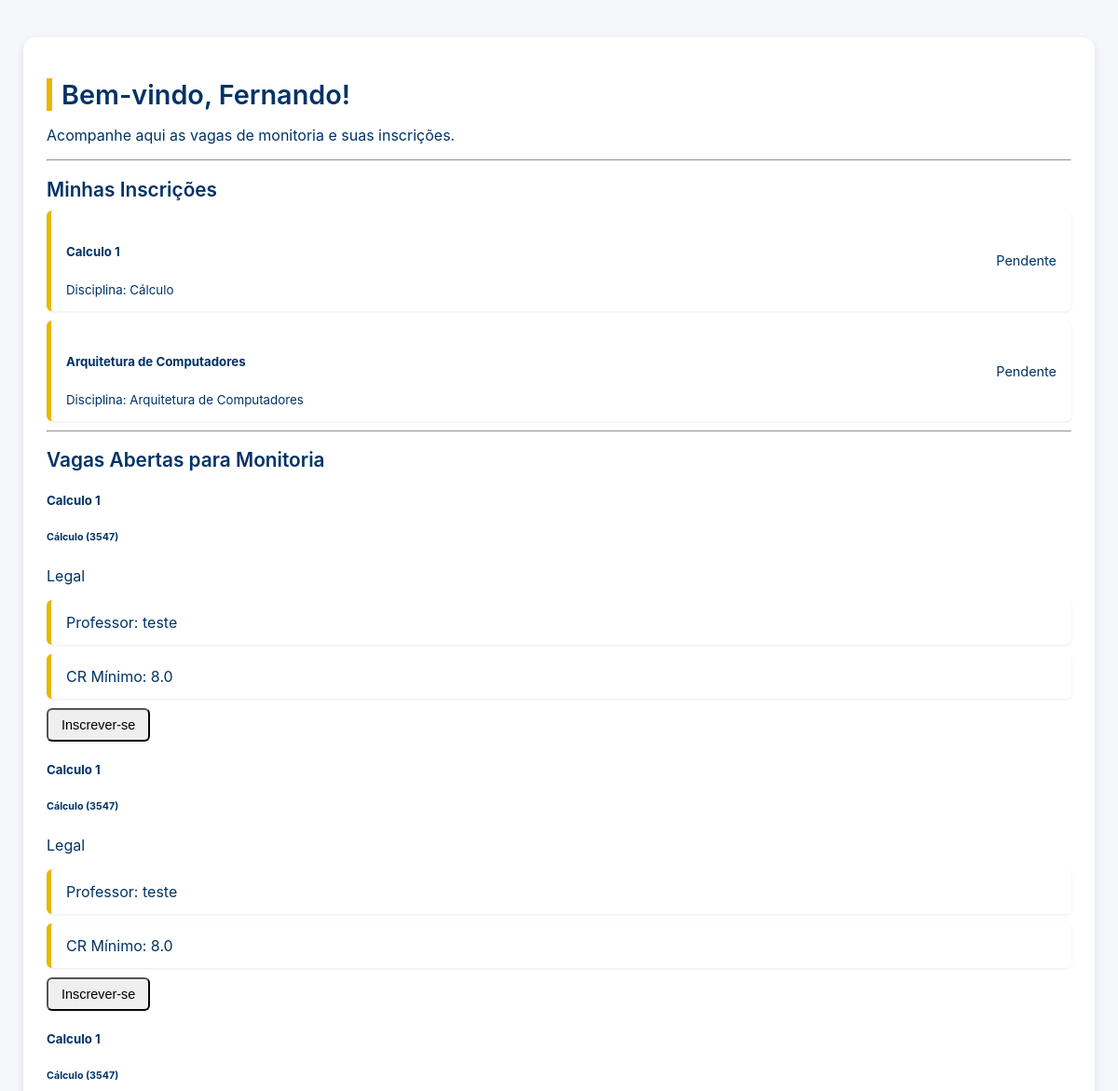
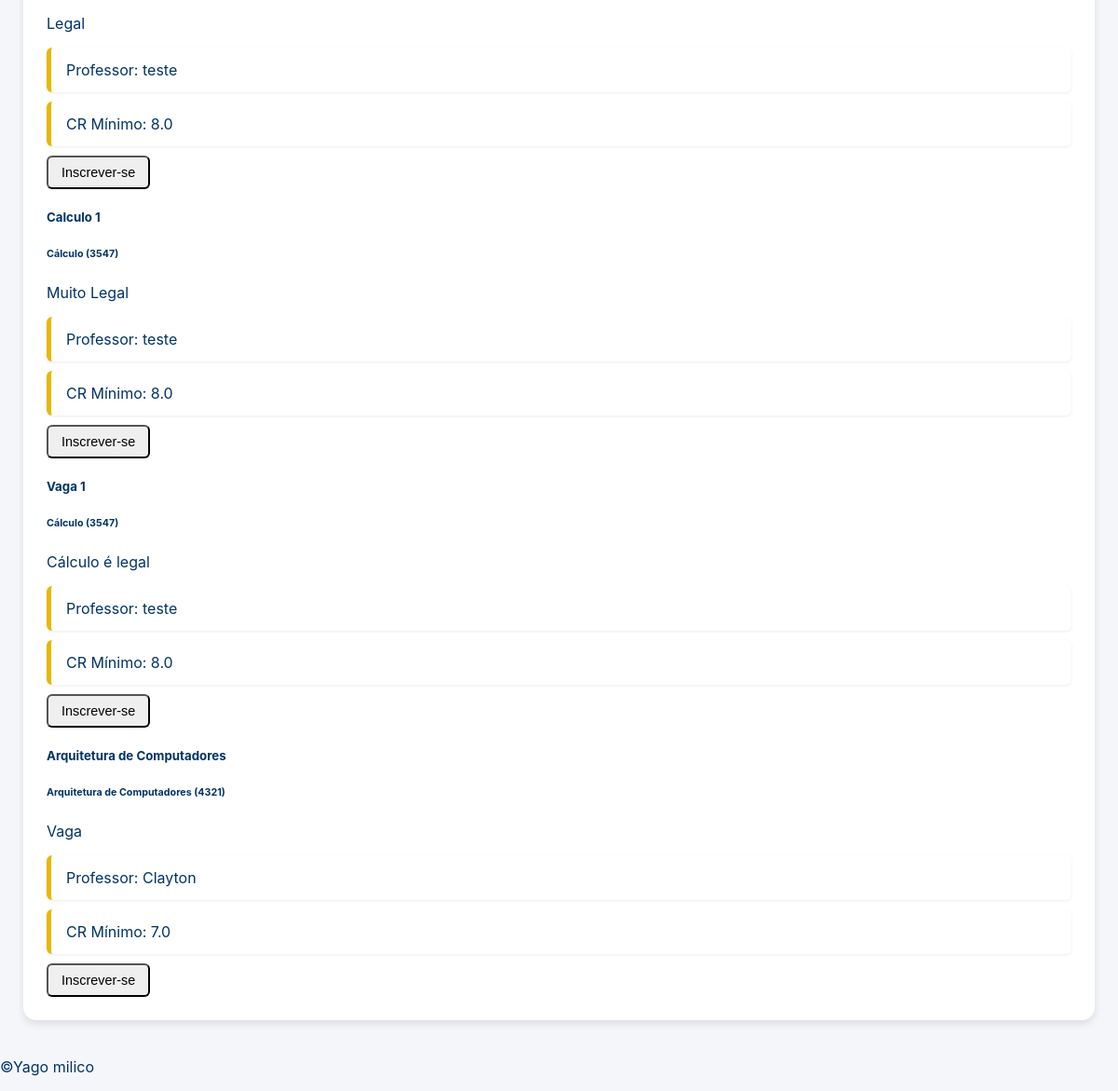
Screenshot of /dashboard/aluno/ (signed in) with the database file from the repository (2 pictures, top to bottom).
### core/models.py (models this page shows, shortened)
class Candidatura(models.Model):
    aluno = models.ForeignKey(Aluno, on_delete=models.CASCADE, related_name='candidaturas')
    vaga = models.ForeignKey(Vaga, on_delete=models.CASCADE, related_name='candidaturas')
    documento = models.FileField(upload_to='documentos/', null=True, blank=True)
    data_candidatura = models.DateTimeField(auto_now_add=True)
    STATUS_CHOICES = (
        ('pendente', 'Pendente'),
        ('aprovada', 'Aprovada'),
        ('rejeitada', 'Rejeitada'),
    )
    status = models.CharField(
        max_length=20,
        choices=STATUS_CHOICES,
        default='pendente'  # A lógica que você pediu!
    )
    class Meta:
        unique_together = ('aluno', 'vaga')

class Vaga(models.Model):
    nome = models.CharField(max_length=100)
    crminimo = models.FloatField()
    disciplina = models.ForeignKey(Disciplina, on_delete=models.CASCADE, related_name='vagas')
    professor = models.ForeignKey(Professor, on_delete=models.CASCADE, related_name='vagas_criadas')
    STATUS_CHOICES = (
        ('aberta', 'Aberta'),
        ('fechada', 'Fechada'),
    )
    statusvaga = models.CharField(max_length=20, choices=STATUS_CHOICES, default='aberta')
    descricao = models.TextField(blank=True) # Adicionei descrição

class Disciplina(models.Model):
    nome = models.CharField(max_length=100)
    codigo = models.CharField(max_length=20, unique=True)
    professor = models.ForeignKey(Professor, on_delete=models.SET_NULL, null=True, related_name='disciplinas')
    cargaHoraria = models.IntegerField()
    ementa = models.TextField(blank=True)

class Professor(models.Model):
    user = models.OneToOneField(User, on_delete=models.CASCADE, related_name='professor_profile')
    cpf = models.CharField(max_length=14, unique=True)
    telefone = models.CharField(max_length=15, blank=True) # 'blank=True' = Opcional

### core/views.py (the view)
# urls.py: path('dashboard/aluno/', views.dashboard_aluno, name='dashboard_aluno'),
@login_required
def dashboard_aluno(request):
    vagas_abertas = Vaga.objects.filter(statusvaga='aberta').order_by('-id')
    minhas_candidaturas = []
    if hasattr(request.user, 'aluno_profile'):
        minhas_candidaturas = Candidatura.objects.filter(aluno=request.user.aluno_profile).order_by('-data_candidatura')
    contexto = {
        'usuario': request.user,
        'vagas_abertas': vagas_abertas,
        'minhas_candidaturas': minhas_candidaturas
    }
    return render(request, 'alunodashboard.html', contexto)

### templates/alunodashboard.html (shortened to what this page needs)
{% extends "base.html" %}
{% load static %}
{% block extra_css %}
  <link rel="stylesheet" href="{% static 'alunodashboard.css' %}">
{% endblock %}
{% block content %}
<div class="container mt-4">
  <h1>Bem-vindo, {{ usuario.get_full_name|default:usuario.username }}!</h1>
  <p>Acompanhe aqui as vagas de monitoria e suas inscrições.</p>
  <hr>
  <section class="minhas-inscricoes mb-5">
    <h2>Minhas Inscrições</h2>
    {% if minhas_candidaturas %}
      <div class="list-group">
        {% for inscricao in minhas_candidaturas %}
          <div class="list-group-item d-flex justify-content-between align-items-center">
            <div>
              <h5 class="mb-1">{{ inscricao.vaga.nome }}</h5>
              <small>Disciplina: {{ inscricao.vaga.disciplina.nome }}</small>
            </div>
            <span class="badge
              {% if inscricao.status == 'pendente' %} bg-warning text-dark
              {% elif inscricao.status == 'aprovada' %} bg-success
              {% elif inscricao.status == 'rejeitada' %} bg-danger
              {% endif %}
              p-2" style="font-size: 0.9rem;">
              {{ inscricao.get_status_display }}
            </span>
          </div>
        {% endfor %}
      </div>
    {% else %}
      <p>Você ainda não se inscreveu em nenhuma vaga.</p>
    {% endif %}
  </section>
  <hr>
  <section class="vagas-abertas">
    <h2>Vagas Abertas para Monitoria</h2>
    {% if vagas_abertas %}
      <div class="row">
        {% for vaga in vagas_abertas %}
          <div class="col-md-6 mb-3">
            <div class="card shadow-sm">
              <div class="card-body">
                <h5 class="card-title">{{ vaga.nome }}</h5>
                <h6 class="card-subtitle mb-2 text-muted">
                  {{ vaga.disciplina.nome }} ({{ vaga.disciplina.codigo }})
                </h6>
                <p class="card-text">{{ vaga.descricao|truncatewords:25 }}</p>
                <ul class="list-group list-group-flush mb-3">
                  <li class="list-group-item py-1 px-0">Professor: {{ vaga.professor.user.get_full_name|default:vaga.professor.user.username }}</li>
                  <li class="list-group-item py-1 px-0">CR Mínimo: {{ vaga.crminimo|default:"N/A" }}</li>
                </ul>
                <form action="{% url 'inscrever_vaga' %}" method="POST">
                  <button type="submit" class="btn btn-success w-100">
                    Inscrever-se
                  </button>
                </form>
              </div>
            </div>
          </div>
        {% endfor %}
      </div>
    {% else %}
      <p>Nenhuma vaga aberta no momento.</p>
    {% endif %}
  </section>
</div>
{% endblock %}

### core/static/alunodashboard.css (style rules this page uses)
body { font-family: 'Inter', sans-serif; background-color: #f5f6fa; margin: 0; padding: 0; color: #003366; }
.container { max-width: 1100px; margin: 40px auto; padding: 25px; background: #ffffff; border-radius: 14px; box-shadow: 0 4px 8px rgba(0, 0, 0, 0.1); }
h1, h2, h3 { font-weight: 600; color: #003366; margin-bottom: 10px; }
h1 { border-left: 6px solid #E6B800; padding-left: 10px; font-size: 1.8rem; }
h2 { font-size: 1.3rem; color: #003366; }
.btn { display: inline-block; padding: 8px 14px; font-size: 0.9rem; text-decoration: none; border-radius: 6px; transition: 0.3s; }
.list-group { list-style: none; margin: 0; padding: 0; }
.list-group-item { background: #ffffff; padding: 14px 16px; margin-bottom: 10px; border-left: 5px solid #E6B800; border-radius: 6px; box-shadow: 0 1px 3px rgba(0, 0, 0, 0.08); display: flex; justify-content: space-between; align-items: center; }

### rows the page displays
Candidatura: vaga.nome "Calculo 1", vaga.disciplina.nome "Cálculo", status "Pendente"
Candidatura: vaga.nome "Arquitetura de Computadores", vaga.disciplina.nome "Arquitetura de Computadores", status "Pendente"
Vaga: nome "Calculo 1", disciplina.nome "Cálculo", disciplina.codigo "3547", descricao "Legal", professor.user.get_full_name "teste", crminimo "8.0"
Vaga: nome "Calculo 1", disciplina.nome "Cálculo", disciplina.codigo "3547", descricao "Legal", professor.user.get_full_name "teste", crminimo "8.0"
Vaga: nome "Calculo 1", disciplina.nome "Cálculo", disciplina.codigo "3547", descricao "Legal", professor.user.get_full_name "teste", crminimo "8.0"
Vaga: nome "Calculo 1", disciplina.nome "Cálculo", disciplina.codigo "3547", descricao "Muito Legal", professor.user.get_full_name "teste", crminimo "8.0"
Vaga: nome "Vaga 1", disciplina.nome "Cálculo", disciplina.codigo "3547", descricao "Cálculo é legal", professor.user.get_full_name "teste", crminimo "8.0"
Vaga: nome "Arquitetura de Computadores", disciplina.nome "Arquitetura de Computadores", disciplina.codigo "4321", descricao "Vaga", professor.user.get_full_name "Clayton", crminimo "7.0"

### other values shown
{{ usuario.get_full_name|default:usuario.username }} "Fernando"
